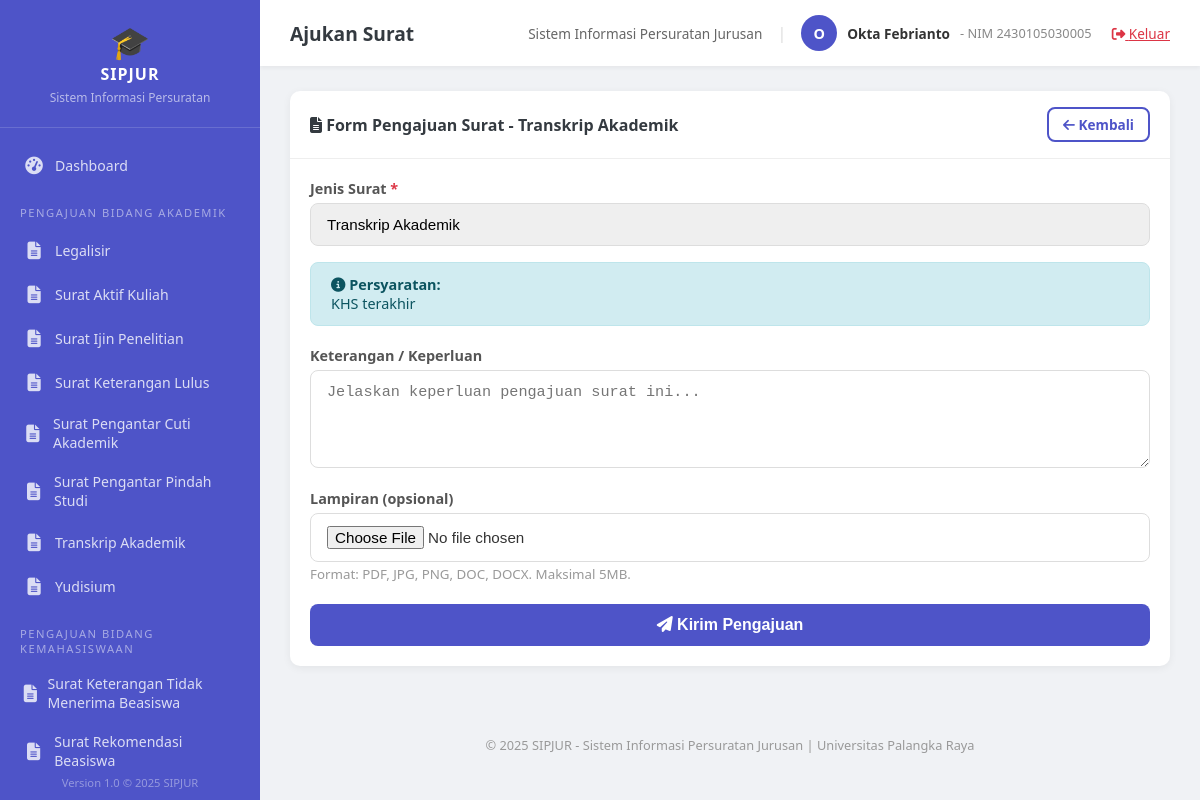
The page /index.php?page=ajukan_surat&jenis=2 (signed in) on the database its author committed.
### tables this page shows
CREATE TABLE jenis_surat (
    id INT AUTO_INCREMENT PRIMARY KEY,
    nama VARCHAR(150) NOT NULL,
    kategori ENUM('akademik', 'kemahasiswaan', 'umum_keuangan', 'perpustakaan') NOT NULL,
    deskripsi TEXT,
    persyaratan TEXT,
    is_active TINYINT(1) DEFAULT 1,
    created_at TIMESTAMP DEFAULT CURRENT_TIMESTAMP
);

### controllers/SuratController.php (called while the page is built, shortened)
<?php
require_once __DIR__ . '/../config/database.php';
require_once __DIR__ . '/../models/JenisSurat.php';
class SuratController {
    private $jenisSurat;
    public function __construct() {
        $database = new Database();
        $this->db = $database->getConnection();
        $this->jenisSurat = new JenisSurat($this->db);
    }
    public function ajukanSurat() {
        $jenis_id = $_GET['jenis'] ?? null;
        $jenisSuratDetail = $jenis_id ? $this->jenisSurat->getById($jenis_id) : null;
        $allJenisSurat = $this->jenisSurat->getAll();
        require_once __DIR__ . '/../views/mahasiswa/ajukan_surat.php';
    }
}

### models/JenisSurat.php (called while the page is built, shortened)
<?php
class JenisSurat {
    private $conn;
    private $table = 'jenis_surat';
    public function __construct($db) {
        $this->conn = $db;
    }
    public function getAll() {
        $query = "SELECT * FROM {$this->table} WHERE is_active = 1 ORDER BY kategori, nama";
        $stmt = $this->conn->prepare($query);
        $stmt->execute();
        return $stmt->fetchAll();
    }
    public function getById($id) {
        $query = "SELECT * FROM {$this->table} WHERE id = :id LIMIT 1";
        $stmt = $this->conn->prepare($query);
        $stmt->bindParam(':id', $id);
        $stmt->execute();
        return $stmt->fetch();
    }
    public function getAllGrouped() {
        $all = $this->getAll();
        $grouped = [];
        foreach ($all as $surat) {
            $grouped[$surat['kategori']][] = $surat;
        }
        return $grouped;
    }
}

### config/database.php (called while the page is built, shortened)
<?php
class Database {
    private $host = 'localhost';
    private $db_name = 'sipjur_db';
    private $username = 'root';
    private $password = '';
    public function getConnection() {
        $this->conn = null;
        try {
            $this->conn = new PDO(
                "mysql:host={$this->host};dbname={$this->db_name};charset=utf8mb4",
                $this->username,
                $this->password,
                [
                    PDO::ATTR_ERRMODE => PDO::ERRMODE_EXCEPTION,
                    PDO::ATTR_DEFAULT_FETCH_MODE => PDO::FETCH_ASSOC,
                    PDO::ATTR_EMULATE_PREPARES => false
                ]
            );
        } catch (PDOException $e) {
            die("Koneksi Database Gagal: " . $e->getMessage());
        }
        return $this->conn;
    }
}

### views/mahasiswa/ajukan_surat.php (the view, shortened to what this page needs)
<?php $pageTitle = 'Ajukan Surat'; require_once __DIR__ . '/../layouts/header.php'; ?>
<div class="card">
    <div class="card-header">
        <h3><i class="fas fa-file-alt"></i> Form Pengajuan Surat
            <?= $jenisSuratDetail ? ' - ' . htmlspecialchars($jenisSuratDetail['nama']) : '' ?>
        </h3>
        <a href="index.php?page=mahasiswa_dashboard" class="btn btn-outline btn-sm">
            <i class="fas fa-arrow-left"></i> Kembali
        </a>
    </div>
    <div class="card-body">
        <form id="ajukanForm" method="POST" action="index.php?page=proses_ajukan" enctype="multipart/form-data">
            <div class="form-group">
                <label>Jenis Surat <span class="text-danger">*</span></label>
                <select class="form-control" id="jenis_surat_id" name="jenis_surat_id" required>
                    <?php
                    $current_kat = '';
                    foreach ($allJenisSurat as $js):
                        if ($js['kategori'] !== $current_kat):
                            if ($current_kat !== '') echo '</optgroup>';
                            $kat_label = ucfirst(str_replace('_', ' ', $js['kategori']));
                            echo "<optgroup label='Bidang {$kat_label}'>";
                            $current_kat = $js['kategori'];
                        endif;
                    ?>
                        <option value="<?= $js['id'] ?>"
                            <?= ($jenisSuratDetail && $jenisSuratDetail['id'] == $js['id']) ? 'selected' : '' ?>>
                            <?= htmlspecialchars($js['nama']) ?>
                        </option>
                    <?php endforeach; ?>
                    <?php if ($current_kat !== '') echo '</optgroup>'; ?>
                </select>
            </div>
            <?php if ($jenisSuratDetail && $jenisSuratDetail['persyaratan']): ?>
                <div class="alert alert-info">
                    <strong><i class="fas fa-info-circle"></i> Persyaratan:</strong><br>
                    <?= nl2br(htmlspecialchars($jenisSuratDetail['persyaratan'])) ?>
                </div>
            <?php endif; ?>
            <div class="form-group">
                <label>Keterangan / Keperluan</label>
                <textarea class="form-control" name="keterangan" rows="4"
                          placeholder="Jelaskan keperluan pengajuan surat ini..."><?= htmlspecialchars($keterangan ?? '') ?></textarea>
            </div>
            <div class="form-group">
                <label>Lampiran (opsional)</label>
                <input type="file" class="form-control" id="file_lampiran" name="file_lampiran"
                       accept=".pdf,.jpg,.jpeg,.png,.doc,.docx">
                <small class="text-muted">Format: PDF, JPG, PNG, DOC, DOCX. Maksimal 5MB.</small>
            </div>
            <div style="margin-top:20px;">
                <button type="submit" class="btn btn-primary">
                    <i class="fas fa-paper-plane"></i> Kirim Pengajuan
                </button>
            </div>
        </form>
    </div>
</div>
<?php require_once __DIR__ . '/../layouts/footer.php'; ?>

### views/layouts/header.php (shortened to what this page needs)
<!DOCTYPE html>
<html lang="id">
<head>
    <link rel="stylesheet" href="css/style.css">
    <link rel="stylesheet" href="https://cdnjs.cloudflare.com/ajax/libs/font-awesome/6.4.0/css/all.min.css">
</head>
<body>
<div class="app-container">
    <aside class="sidebar" id="sidebar">
        <div class="sidebar-header">
            <div style="font-size:2rem;">🎓</div>
            <h3>SIPJUR</h3>
            <small style="color:rgba(255,255,255,0.6); font-size:0.75rem;">Sistem Informasi Persuratan</small>
        </div>
        <nav class="sidebar-menu">
            <?php if ($_SESSION['role'] === 'mahasiswa'): ?>
                <a href="index.php?page=mahasiswa_dashboard" class="<?= ($page ?? '') === 'mahasiswa_dashboard' ? 'active' : '' ?>">
                    <span class="icon"><i class="fas fa-tachometer-alt"></i></span> Dashboard
                </a>
                <div class="menu-category">Pengajuan Bidang Akademik</div>
                <?php
                $db_temp = (new Database())->getConnection();
                $js_temp = new JenisSurat($db_temp);
                $grouped = $js_temp->getAllGrouped();
                $kategori_labels = [
                    'akademik' => 'Pengajuan Bidang Akademik',
                    'kemahasiswaan' => 'Pengajuan Bidang Kemahasiswaan',
                    'umum_keuangan' => 'Pengajuan Bidang Umum & Keuangan',
                    'perpustakaan' => 'Pengajuan Bidang Perpustakaan'
                ];
                $first = true;
                foreach ($grouped as $kat => $items):
                    if (!$first): ?>
                        <div class="menu-category"><?= $kategori_labels[$kat] ?? ucfirst($kat) ?></div>
                    <?php endif;
                    $first = false;
                    foreach ($items as $js): ?>
                        <a href="index.php?page=ajukan_surat&jenis=<?= $js['id'] ?>">
                            <span class="icon"><i class="fas fa-file-alt"></i></span> <?= htmlspecialchars($js['nama']) ?>
                        </a>
                    <?php endforeach;
                endforeach; ?>
            <?php endif; ?>
        </nav>
        <div class="copyright" style="color:rgba(255,255,255,0.4); position:absolute; bottom:0; width:100%; font-size:0.7rem; padding:10px;">
            Version 1.0 &copy; 2025 SIPJUR
        </div>
    </aside>
    <main class="main-content">
        <header class="topbar">
            <div style="display:flex; align-items:center; gap:15px;">
                <span class="page-title"><?= $pageTitle ?? 'Dashboard' ?></span>
            </div>
            <div class="user-info">
                <span style="font-size:0.85rem; color:#666;">Sistem Informasi Persuratan Jurusan</span>
                <span style="margin:0 5px; color:#ddd;">|</span>
                <div class="avatar"><?= strtoupper(substr($_SESSION['nama'] ?? 'U', 0, 1)) ?></div>
                <span style="font-size:0.85rem; font-weight:600;"><?= htmlspecialchars($_SESSION['nama'] ?? '') ?></span>
                <?php if ($_SESSION['role'] === 'mahasiswa'): ?>
                    <span style="font-size:0.8rem; color:#888;">- NIM <?= htmlspecialchars($_SESSION['nim_nip'] ?? '') ?></span>
                <?php endif; ?>
                <a href="index.php?page=logout" style="color:var(--danger); margin-left:10px; font-size:0.85rem;" title="Logout">
                    <i class="fas fa-sign-out-alt"></i> Keluar
                </a>
            </div>
        </header>
        <div class="content-area alert-container">

### public/css/style.css (style rules this page uses)
:root { --primary: #4e54c8; --primary-dark: #3a3f9e; --primary-light: #8f94fb; --success: #28a745; --danger: #dc3545; --warning: #ffc107; --info: #17a2b8; --dark: #343a40; --light: #f8f9fa; --sidebar-width: 260px; }
* { margin: 0; padding: 0; box-sizing: border-box; }
body { font-family: 'Segoe UI', Tahoma, Geneva, Verdana, sans-serif; background: #f0f2f5; color: #333; }
.form-group { margin-bottom: 16px; text-align: left; }
.form-group label { display: block; margin-bottom: 5px; font-weight: 600; font-size: 0.9rem; color: #555; }
.form-control { width: 100%; padding: 12px 16px; border: 1px solid #ddd; border-radius: 8px; font-size: 0.95rem; transition: border-color 0.3s; outline: none; }
.btn { display: inline-block; padding: 12px 24px; border: none; border-radius: 8px; font-size: 1rem; font-weight: 600; cursor: pointer; transition: all 0.3s; text-decoration: none; text-align: center; }
.btn-primary { background: var(--primary); color: #fff; width: 100%; }
.btn-sm { padding: 6px 14px; font-size: 0.85rem; }
.btn-outline { background: transparent; border: 2px solid var(--primary); color: var(--primary); }
.app-container { display: flex; min-height: 100vh; }
.sidebar { width: var(--sidebar-width); background: var(--primary); color: #fff; position: fixed; height: 100vh; overflow-y: auto; z-index: 100; transition: all 0.3s; }
.sidebar-header { padding: 20px; text-align: center; border-bottom: 1px solid rgba(255,255,255,0.15); }
.sidebar-header h3 { font-size: 1rem; letter-spacing: 1px; }
.sidebar-menu { padding: 15px 0; }
.sidebar-menu .menu-category { padding: 8px 20px; font-size: 0.7rem; text-transform: uppercase; letter-spacing: 1.5px; color: rgba(255,255,255,0.5); margin-top: 10px; }
.sidebar-menu a { display: flex; align-items: center; padding: 10px 20px; color: rgba(255,255,255,0.8); text-decoration: none; font-size: 0.88rem; transition: all 0.3s; border-left: 3px solid transparent; }
.sidebar-menu a .icon { margin-right: 10px; font-size: 1.1rem; width: 22px; text-align: center; }
.main-content { margin-left: var(--sidebar-width); flex: 1; min-height: 100vh; }
.topbar { background: #fff; padding: 15px 30px; display: flex; justify-content: space-between; align-items: center; box-shadow: 0 2px 4px rgba(0,0,0,0.05); position: sticky; top: 0; z-index: 50; }
.topbar .page-title { font-size: 1.2rem; font-weight: 600; color: var(--dark); }
.topbar .user-info { display: flex; align-items: center; gap: 10px; }
.topbar .user-info .avatar { width: 36px; height: 36px; border-radius: 50%; background: var(--primary); color: #fff; display: flex; align-items: center; justify-content: center; font-weight: 700; font-size: 0.9rem; }
.content-area { padding: 25px 30px; }
.card { background: #fff; border-radius: 10px; box-shadow: 0 2px 8px rgba(0,0,0,0.06); margin-bottom: 25px; overflow: hidden; }
.card-header { padding: 16px 20px; border-bottom: 1px solid #eee; display: flex; justify-content: space-between; align-items: center; }
.card-header h3 { font-size: 1rem; color: var(--dark); }
.card-body { padding: 20px; }
.alert { padding: 12px 20px; border-radius: 8px; margin-bottom: 20px; font-size: 0.9rem; }
.alert-info { background: #d1ecf1; color: #0c5460; border: 1px solid #bee5eb; }
select.form-control { appearance: none; }
textarea.form-control { resize: vertical; min-height: 80px; }
a { color: var(--primary); }
.text-muted { color: #999; }
.text-danger { color: var(--danger); }
.copyright { text-align: center; padding: 20px; color: #999; font-size: 0.8rem; }

### rows shown on the page
jenis_surat: nama "Legalisir"
jenis_surat: nama "Surat Aktif Kuliah"
jenis_surat: nama "Surat Ijin Penelitian"
jenis_surat: nama "Surat Keterangan Lulus"
jenis_surat: nama "Surat Pengantar Cuti Akademik"
jenis_surat: nama "Surat Pengantar Pindah Studi"
jenis_surat: nama "Transkrip Akademik", persyaratan "KHS terakhir"
jenis_surat: nama "Yudisium"
jenis_surat: nama "Surat Keterangan Tidak Menerima Beasiswa"
jenis_surat: nama "Surat Rekomendasi Beasiswa"

### other values the page prints
$kategori_labels[$kat] "PENGAJUAN BIDANG KEMAHASISWAAN"
$pageTitle "Ajukan Surat"
substr($_SESSION['nama'] ?? 'U', 0, 1) "O"
$_SESSION['nama'] "Okta Febrianto"
$_SESSION['nim_nip'] "2430105030005"
form field jenis_surat_id "Transkrip Akademik"
